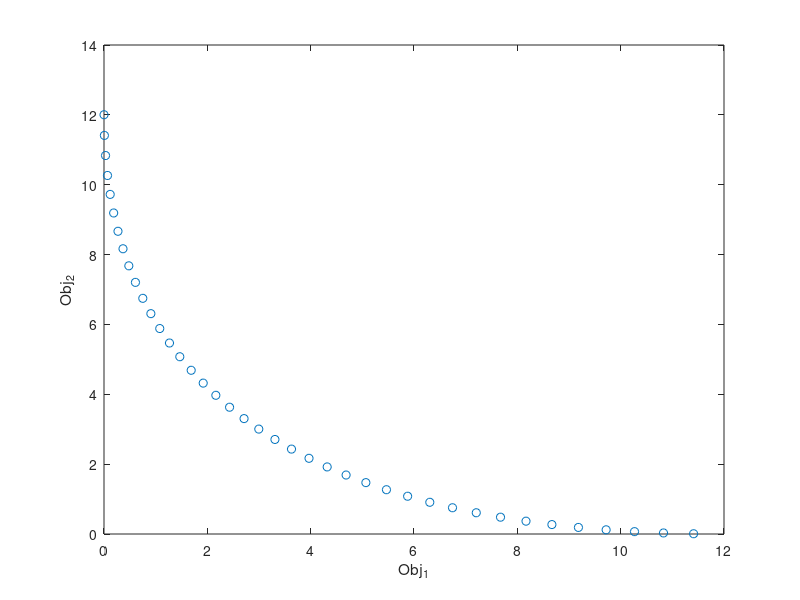

Recreate this plot in MATLAB.
% ============================================================   % 
% Files of the Matlab programs included in the book:             %
% Xin-She Yang, Nature-Inspired Metaheuristic Algorithms,        %
% Second Edition, Luniver Press, (2010).   www.luniver.com       %
% ============================================================   %    
% ------------------------------------------------------------   %
% Bat-inspired algorithm for continuous optimization (demo)      %
% Programmed by Xin-She Yang @Cambridge University 2010          %
% For details, please see the following papers:
% 1) Xin-She Yang, Bat algorithm for multi-objective optimization, 
% Int. J. Bio-Inspired Computation, Vol.3, No.5, 267-274 (2011).
% 2) Xin-She Yang, Xingshi He, Bat Algorithm: Literature Review
% and Applications, Int. J. Bio-Inspired Computation,
% Vol. 5, No. 4, pp. 141-149 (2013).
% ------------------------------------------------------------   %
%https://ww2.mathworks.cn/matlabcentral/fileexchange/45118-multi-objective-bat-algorithm-moba?focused=18760655-6e48-e071-31fc-c020af8dc960&tab=function
function Q=moba_demo(NPareto)
if nargin<1, 
    NPareto=40;  % Number of points on the Pareto front 
end
global w;
for k=1:NPareto,
    % Generate a weighting coefficient:w so that w1=w, w2=1-w, w1+w2=1.  
    % Observations suggest that systematically monotonic weights are
    % better than random weights.
    w=k/NPareto; 
    [best,fmin]=bat_algorithm;
    [obj1,obj2]=Funobj(best);
    Q(k,:)=[obj1,obj2];
    % Output/display
  disp(['Weight: ',num2str(w)]);
  disp(['Best Obj1=',num2str(obj1),'   Obj2=',num2str(obj2)]);
   
end
% Display the Pareto front
plot(Q(:,1),Q(:,2),'o');
xlabel('Obj_1'); ylabel('Obj_2');
% The main part of the Bat Algorithm                       % 
% Usage: bat_algorithm([20 0.25 0.5]);                     %
function [best,fmin,N_iter]=bat_algorithm(para)
% Default parameters
if nargin<1,  para=[10 0.25 0.5];  end
n=para(1);      % Population size, typically 10 to 25
A=para(2);      % Loudness  (constant or decreasing)
r=para(3);      % Pulse rate (constant or decreasing)
% This frequency range determines the scalings
Qmin=0;         % Frequency minimum
Qmax=2;         % Frequency maximum
% Iteration parameters
%% In order to obtain better/more accurate results, N_iter
%% should be increased to N_iter=2000 or more if necessary.
N_iter=1000;       % Total number of function evaluations
% Dimension of the search variables
d=3;
% Initial arrays
Q=zeros(n,1);   % Frequency
v=zeros(n,d);   % Velocities
% Initialize the population/solutions
for i=1:n,
  Sol(i,:)=randn(1,d);
  Fitness(i)=Fun(Sol(i,:));
end
% Find the current best
[fmin,I]=min(Fitness);
best=Sol(I,:);
% ======================================================  %
% Note: As this is a demo, here we did not implement the  %
% reduction of loudness and increase of emission rates.   %
% Interested readers can do some parametric studies       %
% and also implementation various changes of A and r etc  %
% ======================================================  %
% Start the iterations -- Bat Algorithm
for i_ter=1:N_iter,
        % Loop over all bats/solutions
        for i=1:n,
          Q(i)=Qmin+(Qmin-Qmax)*rand;
          v(i,:)=v(i,:)+(Sol(i,:)-best)*Q(i);
          S(i,:)=Sol(i,:)+v(i,:);
          % Pulse rate
          if rand>r
              S(i,:)=best+0.01*randn(1,d);
          end
     % Evaluate new solutions
           Fnew=Fun(S(i,:));
     % If the solution improves or not too loudness
           if (Fnew<=Fitness(i)) & (rand<A) ,
                Sol(i,:)=S(i,:);
                Fitness(i)=Fnew;
           end
          % Update the current best
          if Fnew<=fmin,
                best=S(i,:);
                fmin=Fnew;
          end
        end
        
end
% End of the main bat algorithm and output/display can be added here.
% Put your objective functions here
function z=Fun(u)
global w;
[obj1,obj2]=Funobj(u);
z=obj1*w+(1-w)*obj2;
% Two objectives
function [obj1,obj2]=Funobj(u)
% In the simplest 1D case, f1=x^2, f2=(x-2)^2. 
% In the d-dim case, the Pareto front extends from (0,4d) to (4d,0).
obj1=sum(u.^2);
obj2=sum((u-2).^2);
